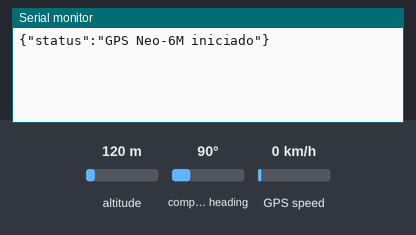
Recording of a sketch running on a simulated Arduino Uno, built with avr-gcc and run on an emulated ATmega328P. On the bench: the last lines printed to the serial monitor. Inputs (shaded band) come from the test bench; at power-on: altitude 120 m, GPS speed 0 km/h, compass heading 90°. The GPS gets a fix after 3 s at 37.7749, -122.4194 with 8 satellites.

Above: at 1.2 s.
1.3 s: altitude set to 20 m
4.9 s: GPS speed set to 30 km/h
At 5.9 s:
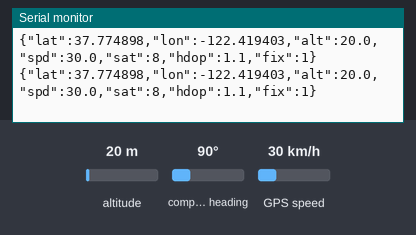
9.1 s: altitude set to 250 m
At 9.51 s:
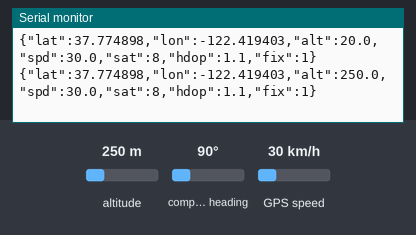
13.3 s: GPS speed set to 2 km/h
At 13.31 s:
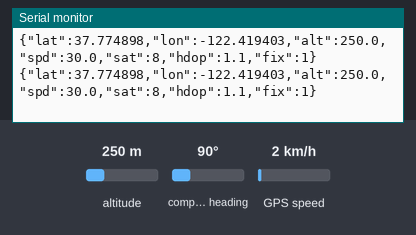
17.5 s: GPS speed set to 60 km/h
At 18.2 s:
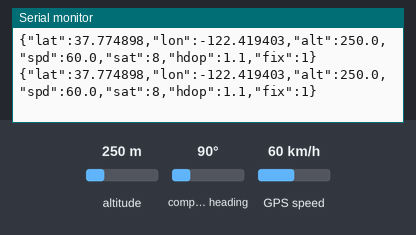
21.7 s: compass heading set to 269°
At 25.6 s:
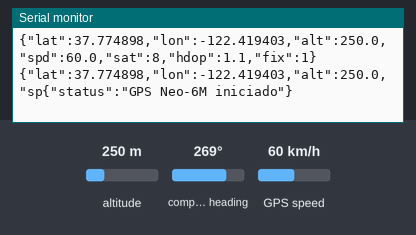
Timing chart, 0 to 26.9 s (numbered marks = the images above; inputs shaded):
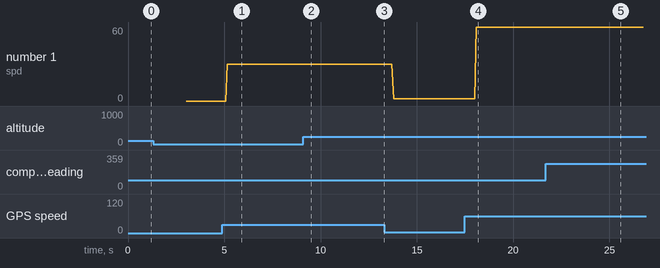

Measured:
- after the input at 4.9 s, the serial monitor: prints a new line after 0.25 s (image 1)
- after the input at 9.1 s, the serial monitor: prints a new line after 0.35 s (image 2)
- after the input at 17.5 s, the serial monitor: prints a new line after 0.58 s (image 4)
- after the input at 21.7 s, the serial monitor: prints a new line after 3.9 s (image 5)
- plotted number 1: 0 → 30 after the input at 4.9 s, 30 → 2 after the input at 13.3 s, 2 → 60 after the input at 17.5 s

The sketch:

shield-gps-neo6m-ublox.ino
```cpp
// GPS Neo-6M -> JSON over Serial
// Sends {"lat":..,"lon":..,"alt":..,"spd":..,"sat":..,"hdop":..,"fix":..} every 1s
// Web page (gps.html) reads via Web Serial API

#include <TinyGPS.h>
#include <SoftwareSerial.h>

#define GPS_RX 4
#define GPS_TX 3

SoftwareSerial gpsSerial(GPS_RX, GPS_TX);
TinyGPS gps;

void setup() {
  Serial.begin(9600);
  while (!Serial) { ; }
  gpsSerial.begin(9600);
  Serial.println(F("{\"status\":\"GPS Neo-6M iniciado\"}"));
}

void loop() {
  while (gpsSerial.available() > 0) {
    gps.encode(gpsSerial.read());
  }

  float flat, flon;
  unsigned long age;
  gps.f_get_position(&flat, &flon, &age);

  if (flat != TinyGPS::GPS_INVALID_F_ANGLE) {
    Serial.print(F("{\"lat\":"));
    Serial.print(flat, 6);
    Serial.print(F(",\"lon\":"));
    Serial.print(flon, 6);
    Serial.print(F(",\"alt\":"));
    Serial.print(gps.f_altitude(), 1);
    Serial.print(F(",\"spd\":"));
    Serial.print(gps.f_speed_kmph(), 1);
    Serial.print(F(",\"sat\":"));
    Serial.print(gps.satellites());
    Serial.print(F(",\"hdop\":"));
    Serial.print(gps.hdop() / 100.0, 1);
    Serial.print(F(",\"fix\":"));
    Serial.print(age < 2000 ? 1 : 0);
    Serial.println(F("}"));
  }

  // Se nao recebe dados por 5s, avisa
  static unsigned long lastData = 0;
  if (gps.satellites() > 0) lastData = millis();
  if (millis() - lastData > 5000) {
    Serial.println(F("{\"status\":\"Sem dados GPS - verifique antena\"}"));
    delay(1000);
  }
}
```
